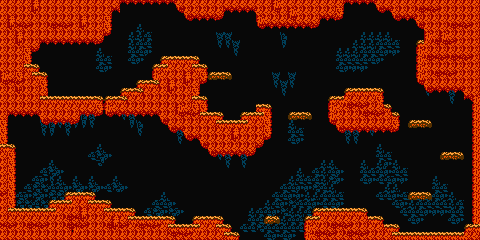

Below is a game level as drawn by its tile map, then a one-line description and the .tmx that defines it (tile-layer data replaced by summaries):
An orthogonal 60x30 tile map with 8x8 px tiles, 3 tile layers (bg, fg, fg2), 2 hidden layers not drawn and 5 objects (3x ent_coin, at_stage_change, ent_player).

<map version="1.0" orientation="orthogonal" renderorder="right-down" width="60" height="30" tilewidth="8" tileheight="8" backgroundcolor="#080808" nextobjectid="12">
 <tileset firstgid="1" name="tilesheet_cave" tilewidth="8" tileheight="8" spacing="2" margin="1" tilecount="60" columns="12">
  <image source="../res/img/tilesheet_cave.png" width="120" height="50" />
 </tileset>
 <layer name="bg" width="60" height="30">
  <data>[1800 cells, 794 non-empty, 17 distinct tile ids]</data>
 </layer>
 <layer name="fg" width="60" height="30">
  <data>[1800 cells, 748 non-empty, 14 distinct tile ids]</data>
 </layer>
 <objectgroup name="obj">
  <object id="7" name="at_stage_change" gid="50" x="432" y="232" width="8" height="8" />
  <object id="6" name="ent_player" gid="50" x="24" y="200" width="8" height="8" />
  <object id="9" name="ent_coin" gid="50" x="360" y="72" width="8" height="8" />
  <object id="10" name="ent_coin" gid="50" x="176" y="40" width="8" height="8" />
  <object id="11" name="ent_coin" gid="50" x="64" y="88" width="8" height="8" />
 </objectgroup>
 <layer name="fg2" width="60" height="30">
  <data>[1800 cells, 0 non-empty, 0 distinct tile ids]</data>
 </layer>
 <layer name="solid" width="60" height="30" visible="0">
  <data>[1800 cells, 228 non-empty, 1 distinct tile ids]</data>
 </layer>
 <layer name="owp" width="60" height="30" visible="0">
  <data>[1800 cells, 17 non-empty, 1 distinct tile ids]</data>
 </layer>
</map>
